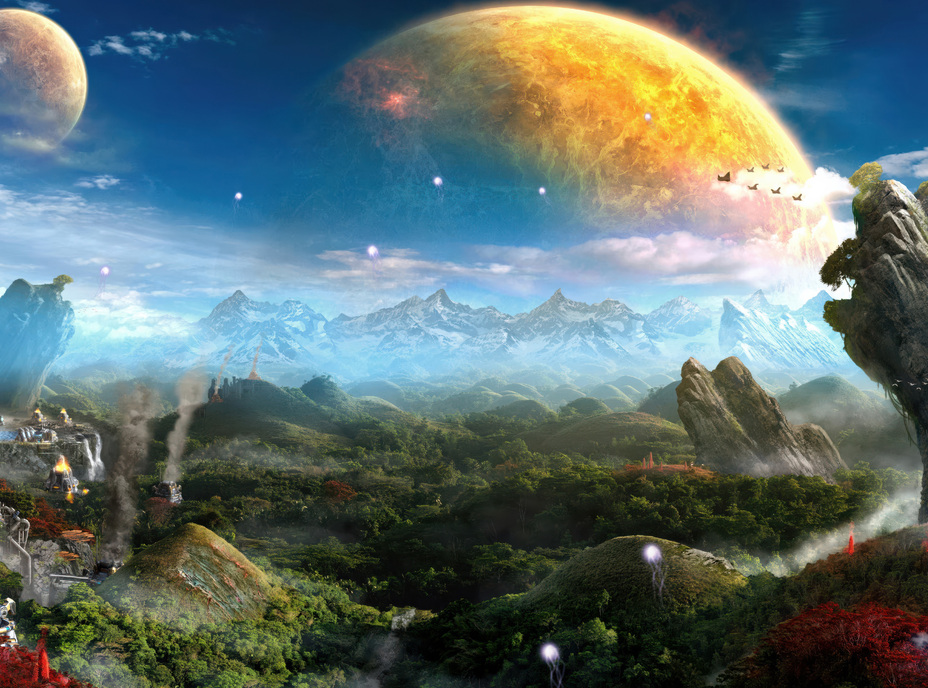

The image is a tile-based game level rendered from a .tmx file. Its description and source (layers, tilesets, objects; grid data summarised) follow:
An orthogonal 58x43 tile map with 16x16 px tiles, 1 tile layer (Wallpaper).

<map version="1.10" tiledversion="1.11.0" orientation="orthogonal" renderorder="right-down" width="58" height="43" tilewidth="16" tileheight="16" infinite="0" nextlayerid="2" nextobjectid="1">
 <tileset firstgid="1" name="Wallpaper" tilewidth="16" tileheight="16" tilecount="3072" columns="64">
  <image source="Wallpaper.jpg" width="1024" height="768" />
 </tileset>
 <layer id="1" name="Wallpaper" width="58" height="43">
  <data>[2494 cells, 2494 non-empty, 2494 distinct tile ids]</data>
 </layer>
</map>